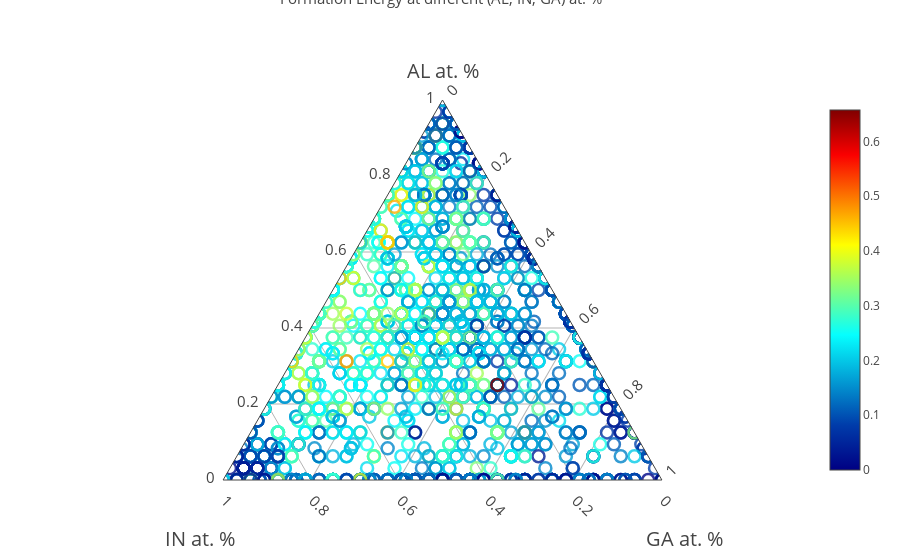

Here is the notebook cell this chart was saved with:
### Markdown cell above
### 原子百分数与形成能的关系

### Code cell
data = [{ 
    'type': 'scatterternary',
    'mode': 'markers',
    'a': df['percent_atom_al'].values,
    'b': df['percent_atom_in'].values,
    'c': df['percent_atom_ga'].values,
    'hoverinfo': "a+b+c+name+text",
    'hovertext': "A: AL, B: IN, C: GA",
    'text': df['formation_energy_ev_natom'].values,
    'name': "",
    #'text': "a: AL, b: IN, c: GA",
    'marker': {
        'symbol': 100,
        'size': 12,
        'color': df['formation_energy_ev_natom'].values,                # set color to an array/list of desired values
        'colorscale':'Jet',   # choose a colorscale
        'opacity': 0.8,
        'line': { 'width': 2.5 },
        'showscale': True,
        'label': 'formation_energy_ev_natom'
    },
    }]

layout = {
    'ternary': {
        'sum': 1,
        'aaxis': makeAxis('AL at. %', 0),
        'baxis': makeAxis('<br>IN at. %', 45),
        'caxis': makeAxis('<br>GA at. %', -45),
    },
    'annotations': [{
      'showarrow': False,
      'text': 'Formation Energy at different (AL, IN, GA) at. % ',
        'x': 0.5,
        'y': 1.3,
        'font': { 'size': 15 }
    }]
}

fig = {'data': data, 'layout': layout}
iplot(fig, validate=False)

### Figure 1 — Plotly figure (JSON) as saved in the notebook; plotly's stock layout.template omitted (floating-point values rounded to 4 significant figures; data arrays with more than 128 entries replaced by an {"elided": "..."} marker saying what was removed)
{"data": [{"a": {"elided": "2400 float values"}, "b": {"elided": "2400 float values"}, "c": {"elided": "2400 float values"}, "hoverinfo": "a+b+c+name+text", "hovertext": "A: AL, B: IN, C: GA", "marker": {"color": {"elided": "2400 float values"}, "colorscale": "Jet", "label": "formation_energy_ev_natom", "line": {"width": 2.5}, "opacity": 0.8, "showscale": true, "size": 12, "symbol": 100}, "mode": "markers", "name": "", "text": {"elided": "2400 float values"}, "type": "scatterternary"}], "layout": {"annotations": [{"font": {"size": 15}, "showarrow": false, "text": "Formation Energy at different (AL, IN, GA) at. % ", "x": 0.5, "y": 1.3}], "ternary": {"aaxis": {"showgrid": true, "showline": true, "tickangle": 0, "tickcolor": "rgba(0,0,0,0)", "tickfont": {"size": 15}, "ticklen": 5, "title": "AL at. %", "titlefont": {"size": 20}}, "baxis": {"showgrid": true, "showline": true, "tickangle": 45, "tickcolor": "rgba(0,0,0,0)", "tickfont": {"size": 15}, "ticklen": 5, "title": "<br>IN at. %", "titlefont": {"size": 20}}, "caxis": {"showgrid": true, "showline": true, "tickangle": -45, "tickcolor": "rgba(0,0,0,0)", "tickfont": {"size": 15}, "ticklen": 5, "title": "<br>GA at. %", "titlefont": {"size": 20}}, "sum": 1}}}
